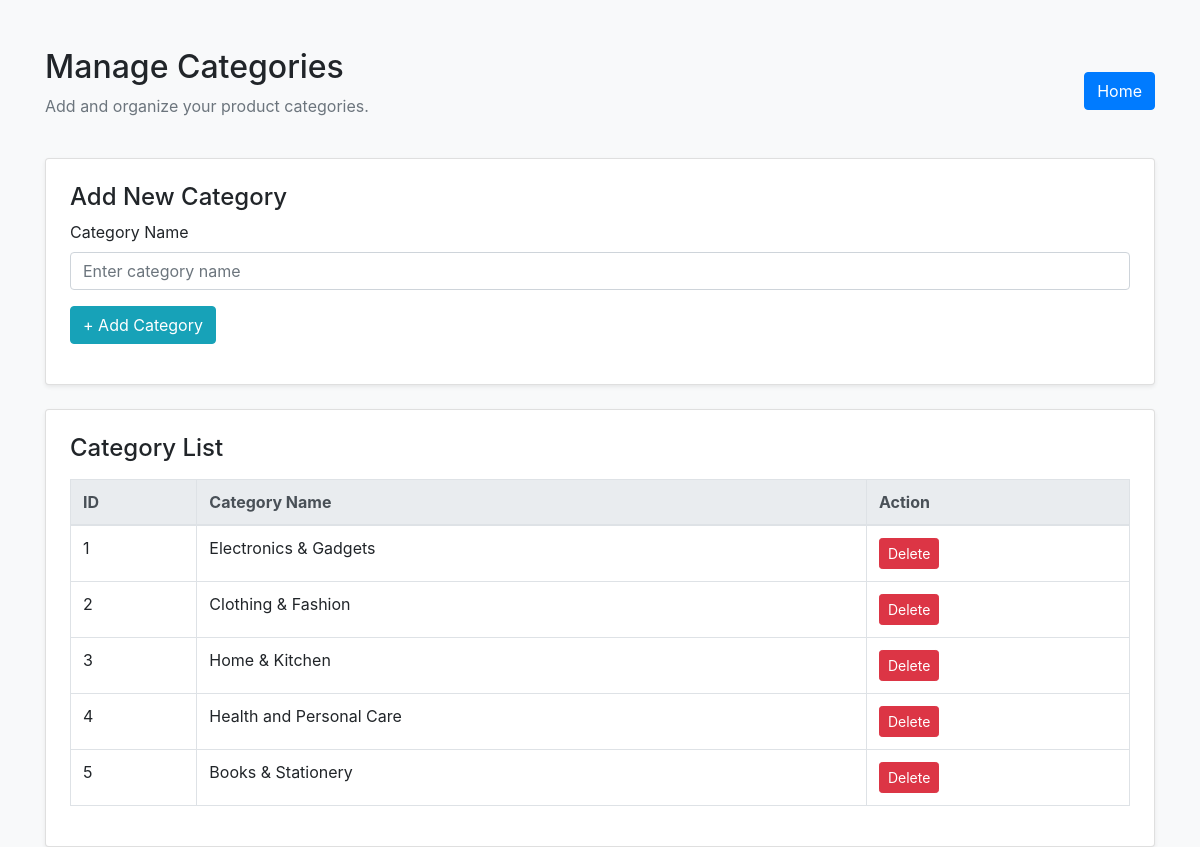
The page /category/ on the database its author committed.
### things/models.py (models this page shows)
class Category(models.Model):
    name = models.CharField(max_length=100)

### things/views.py (the view)
# urls.py: path('category/',views.category,name='category'),
def category(request):
    c= Category.objects.all()
    return render(request,'category.html',{"d":c})

### things/templates/category.html (shortened to what this page needs)
<html>
    <head>
        <link rel="stylesheet" href="https://cdn.jsdelivr.net/npm/bootstrap@4.6.2/dist/css/bootstrap.min.css">
    </head>
    <body class="bg-light">
    <div class="container mt-5">
        <div class="d-flex justify-content-between align-items-center mb-4">
            <div>
                <h2>Manage Categories</h2>
                <p class="text-muted">Add and organize your product categories.</p>
            </div>
            <a href="{% url 'home' %}" class="btn btn-primary">Home</a>
        </div>
        <div class="card p-4 mb-4 shadow-sm">
            <h4>Add New Category</h4>
            <form method="POST" action="{% url 'addcategory' %}">
                <div class="form-group">
                    <label>Category Name</label>
                    <input type="text" name="name" class="form-control" placeholder="Enter category name" required>
                </div>
                <button type="submit" class="btn btn-info">+ Add Category</button>
            </form>
        </div>
        <div class="card p-4 shadow-sm">
            <h4>Category List</h4>
            <table class="table table-bordered mt-2">
                <thead class="thead-light">
                    <tr>
                        <th>ID</th>
                        <th>Category Name</th>
                        <th>Action</th>
                    </tr>
                </thead>
                <tbody>
                    {% for i in d %}
                    <tr>
                        <td>{{ forloop.counter }}</td>
                        <td>{{ i.name }}</td>
                        <td>
                            <a href="{% url 'delete_category' i.id %}" class="btn btn-danger btn-sm">Delete</a>
                        </td>
                    </tr>
                    {% endfor %}
                </tbody>
            </table>
        </div>
    </div>
    </body>
</html>

### rows shown on the page
Category: name "Electronics & Gadgets"
Category: name "Clothing & Fashion"
Category: name "Home & Kitchen"
Category: name "Health and Personal Care"
Category: name "Books & Stationery"
